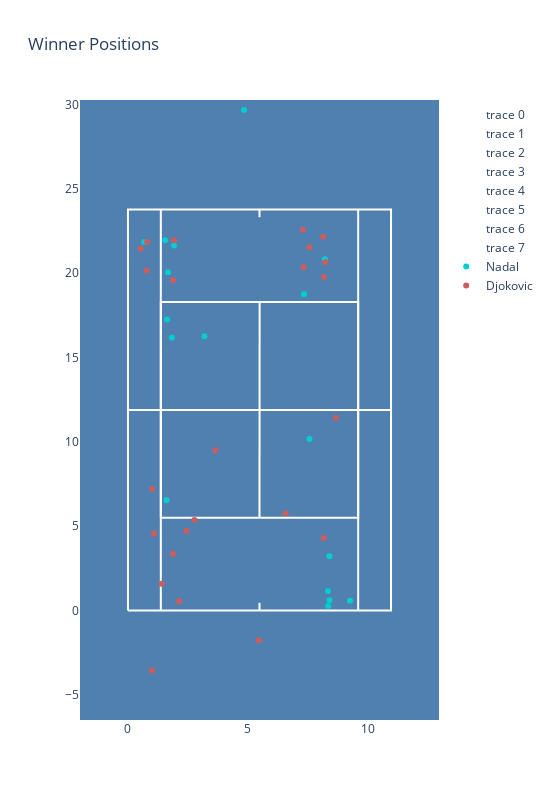

Notebook code for this chart:
### Code cell
fig.show()

### Figure 1 — Plotly figure (JSON) as saved in the notebook; plotly's stock layout.template omitted (floating-point values rounded to 4 significant figures)
{"data": [{"line": {"color": "white", "width": 2}, "mode": "lines", "type": "scatter", "x": [10.97, 0], "y": [11.89, 11.89]}, {"line": {"color": "white", "width": 2}, "mode": "lines", "type": "scatter", "x": [0, 0, 10.97, 10.97, 0], "y": [0, 23.78, 23.78, 0, 0]}, {"line": {"color": "white", "width": 2}, "mode": "lines", "type": "scatter", "x": [5.485, 5.49], "y": [5.485, 18.29]}, {"line": {"color": "white", "width": 2}, "mode": "lines", "type": "scatter", "x": [5.485, 5.485], "y": [0, 0.45]}, {"line": {"color": "white", "width": 2}, "mode": "lines", "type": "scatter", "x": [5.485, 5.485], "y": [23.78, 23.33]}, {"line": {"color": "white", "width": 2}, "mode": "lines", "type": "scatter", "x": [1.37, 1.37], "y": [0, 23.78]}, {"line": {"color": "white", "width": 2}, "mode": "lines", "type": "scatter", "x": [9.6, 9.6], "y": [0, 23.78]}, {"line": {"color": "white", "width": 2}, "mode": "lines", "type": "scatter", "x": [1.37, 1.37, 9.6, 9.6, 1.37], "y": [5.5, 18.29, 18.29, 5.5, 5.5]}, {"marker": {"color": "darkturquoise"}, "mode": "markers", "name": "Nadal", "type": "scatter", "x": [7.34, 8.4, 3.19, 8.4, 8.34, 1.67, 4.84, 1.92, 9.26, 1.61, 8.35, 7.57, 0.68, 1.63, 8.21, 1.55, 1.83], "y": [18.76, 3.22, 16.26, 0.61, 1.15, 20.06, 29.68, 21.65, 0.58, 6.54, 0.26, 10.17, 21.85, 17.26, 20.84, 21.96, 16.18]}, {"marker": {"color": "indianred"}, "mode": "markers", "name": "Djokovic", "type": "scatter", "x": [1.92, 3.65, 0.53, 7.3, 7.33, 1, 8.16, 0.78, 1.4, 5.46, 0.8, 7.57, 8.23, 8.14, 2.13, 1, 8.67, 2.77, 1.08, 1.89, 8.18, 6.57, 2.44, 1.88], "y": [21.96, 9.5, 21.45, 22.58, 20.36, -3.57, 4.3, 20.16, 1.59, -1.77, 21.85, 21.55, 20.65, 22.17, 0.54, 7.21, 11.43, 5.36, 4.57, 19.59, 19.78, 5.75, 4.71, 3.36]}], "layout": {"height": 800, "plot_bgcolor": "#5080B0", "title": {"text": "Winner Positions"}, "width": 550, "xaxis": {"autorange": false, "range": [-2, 12.97], "showgrid": false, "zeroline": false}, "yaxis": {"autorange": false, "range": [-6.5, 30.28], "showgrid": false, "zeroline": false}}}
